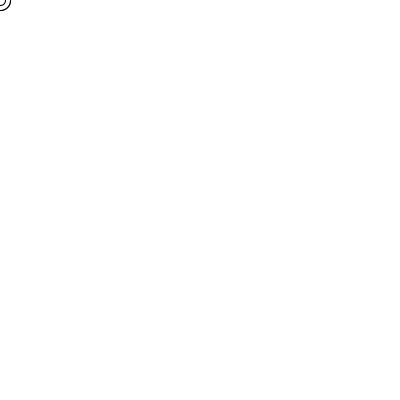
Frame 1 (no input)
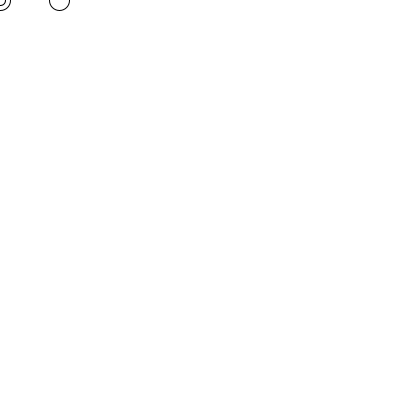
Frame 60 (the mouse pressed at the canvas centre just before this capture)
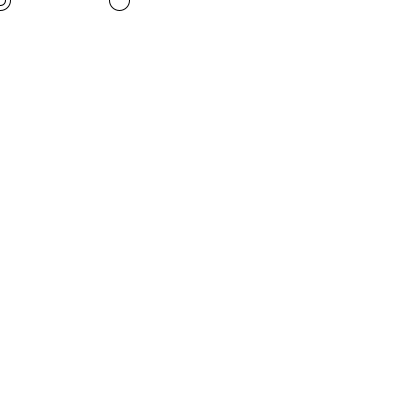
Frame 120 (the mouse held since frame 60 and released just before this capture)

The Processing sketch that drew these frames (run headless with seeded random() and noise(); from frame 60 on, the mouse is pressed at the canvas centre):

// Processing sketch: SHOOTER_2D
// ── SHOOTER_2D.pde
// Variables globales
float playerX, playerY;
float enemyX, enemyY;
float bulletX, bulletY;

void setup() {
  size(400, 400);
}

void draw() {
  background(255);
  
  // player
  ellipse(playerX, playerY, 20, 20);
  
  // enemigo
  ellipse(enemyX, enemyY, 20, 20);
  
  // bala
  ellipse(bulletX, bulletY, 10, 10);
  
  // mover enemigo
  enemyX += 1;
  
  // comprobar colision
  if (dist(playerX, playerY, enemyX, enemyY) < 20) {
    // game over
  }
}
